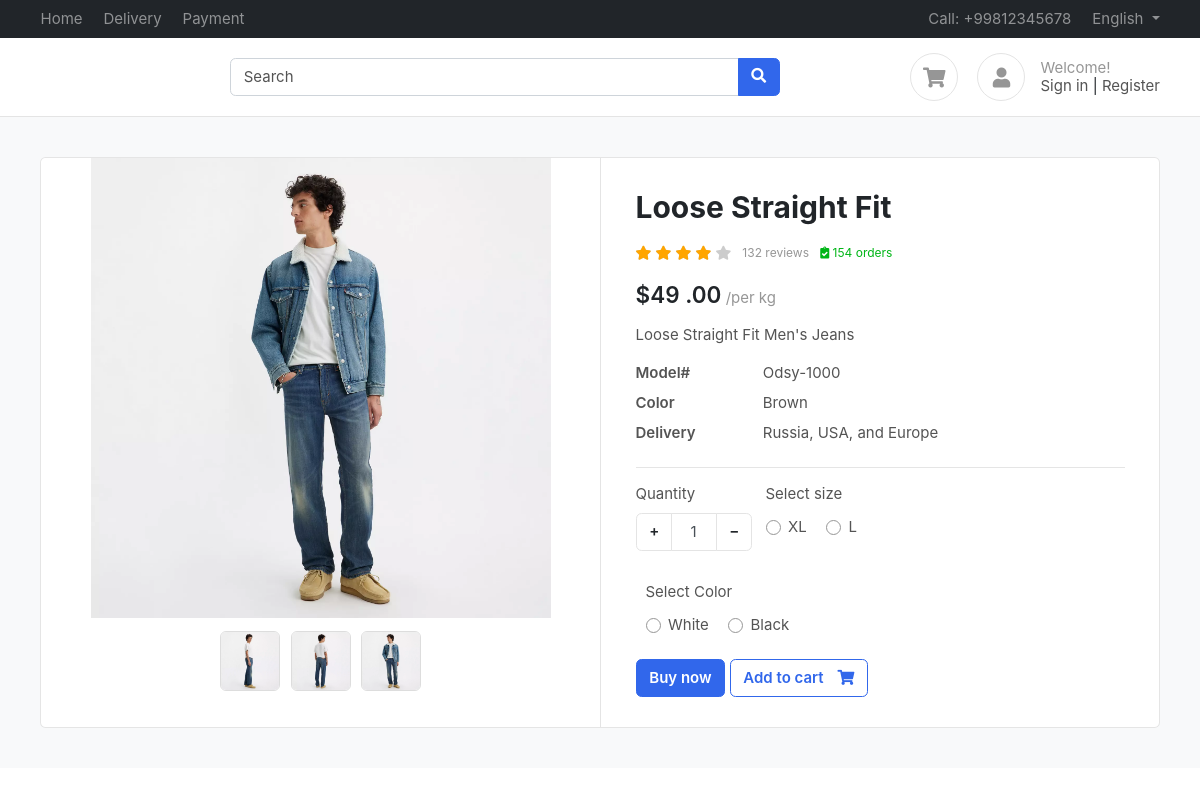
Page /product/loose-straight-fit/ on the committed database.
### products/models.py (models this page shows, shortened)
class Product(BaseModel):
    product_name = models.CharField(max_length=100)
    slug = models.SlugField(unique=True, blank=True, null=True)
    category = models.ForeignKey(Category, on_delete=models.CASCADE, related_name="products")
    price = models.IntegerField()
    product_description = models.TextField()
    color_variant = models.ManyToManyField(ColorVariant, blank=True)
    size_variant = models.ManyToManyField(SizeVariant, blank=True)

class ProductImage(BaseModel):
    product = models.ForeignKey(Product, on_delete=models.CASCADE, related_name="products")
    category_image = models.ImageField(upload_to="products")

class SizeVariant(BaseModel):
    size_name = models.CharField(max_length=100)
    price = models.IntegerField(default=0)

class ColorVariant(BaseModel):
    color_name = models.CharField(max_length=100)
    price = models.IntegerField(default=0)

### products/views.py (the view)
# urls.py: path('<slug>/', get_product, name='product'),
def get_product(request, slug):
    try:
        print("slug"+slug)
        product = Product.objects.get(slug=slug)
        context = {'product': product}
        if request.GET.get('size'):
            size = request.GET.get('size')
            price = product.get_product_price_by_size(size)
            context['selected_size'] = size
            context['updated_price'] = price
        if request.GET.get('color'):
            color = request.GET.get('color')
            price = product.get_product_price_by_color(color)
            context['selected_color'] = color
            context['updated_price'] = price
        return render(request, 'product/product.html', context=context)
    except Exception as e:
        print(e)

### templates/product/product.html (shortened to what this page needs)
{%  extends "base/base.html" %}
{% block start %}
<section class="section-content padding-y bg">
    <div class="container">
    <div class="card">
        <div class="row no-gutters">
            <aside class="col-md-6">
    <article class="gallery-wrap">
    <div class="img-big-wrap">
      <div> <a href="#"><img src="/media/{{product.products.first.category_image}}"></a></div>
    </div>
    <div class="thumbs-wrap">
      {% for image in product.products.all%}
      <a href="#" class="item-thumb"> <img src="/media/{{image.category_image}}"></a>
      {% endfor %}
    </div>
    </article>
            </aside>
            <main class="col-md-6 border-left">
    <article class="content-body">
    <h2 class="title">{{product.product_name}}</h2>
    <div class="rating-wrap my-3">
        <ul class="rating-stars">
            <li style="width:80%" class="stars-active">
                <i class="fa fa-star"></i> <i class="fa fa-star"></i>
                <i class="fa fa-star"></i> <i class="fa fa-star"></i>
            </li>
            <li>
                <i class="fa fa-star"></i> <i class="fa fa-star"></i>
                <i class="fa fa-star"></i> <i class="fa fa-star"></i>
                <i class="fa fa-star"></i>
            </li>
        </ul>
        <small class="label-rating text-muted">132 reviews</small>
        <small class="label-rating text-success"> <i class="fa fa-clipboard-check"></i> 154 orders </small>
    </div>
    <div class="mb-3">
        <var class="price h4">
          {% if updated_price %}
          {{updated_price}}
          {% else %}
          ${{product.price}}
          {% endif %}
        .00</var>
        <span class="text-muted">/per kg</span>
    </div>
    <p>{{product.product_description}}</p>
    <dl class="row">
      <dt class="col-sm-3">Model#</dt>
      <dd class="col-sm-9">Odsy-1000</dd>
      <dt class="col-sm-3">Color</dt>
      <dd class="col-sm-9">Brown</dd>
      <dt class="col-sm-3">Delivery</dt>
      <dd class="col-sm-9">Russia, USA, and Europe </dd>
    </dl>
    <hr>
        <div class="form-row">
            <div class="form-group col-md flex-grow-0">
                <label>Quantity</label>
                <div class="input-group mb-3 input-spinner">
                  <div class="input-group-prepend">
                    <button class="btn btn-light" type="button" id="button-plus"> + </button>
                  </div>
                  <input type="text" class="form-control" value="1">
                  <div class="input-group-append">
                    <button class="btn btn-light" type="button" id="button-minus"> − </button>
                  </div>
                </div>
            </div>
            {% if product.size_variant.all%}
            <div class="form-group col-md">
                    <label>Select size</label>
                    <div class="mt-1">
                      {% for size in product.size_variant.all%}
                        <label class="custom-control custom-radio custom-control-inline">
                          <div class="custom-control-label">{{size.size_name}}</div>
                        </label>
                        {% endfor %}
                    </div>
            </div>
            {% endif %}
      </div>
      {% if product.color_variant.all %}
      <div class="form-group col-md">
        <label>Select Color</label>
        <div class="mt-1">
          {% for color in product.color_variant.all %}
            <label class="custom-control custom-radio custom-control-inline">
              <div class="custom-control-label">{{color.color_name}}</div>
            </label>
          {% endfor %}
        </div>
        {% endif %}
        </div>
        <a href="#" class="btn  btn-primary"> Buy now </a>
        <a href="{% url 'add_to_cart' product.uid %}?variant={{selected_size}}" class="btn  btn-outline-primary">
        <span class="text">Add to cart</span> <i class="fas fa-shopping-cart"></i>  </a>
    </article>
            </main>
        </div>
    </div>
    </div>
    </section>
{% endblock %}

### public/static/css/ui.css (style rules this page uses)
html { font-family: 'Inter', sans-serif; font-size: 15px; }
.content-body { flex: 1 1 auto; padding: 2rem 2.3rem; }
.padding-y { padding-top: 40px; padding-bottom: 40px; }
var { font-style: normal; }
article:after, .form-group:after { display: block; clear: both; content: ""; }
.bg { background-color: #f8f9fa; }
.card .title { color: #212529; }
.btn-light { background-color: #fff; border-color: #e4e4e4; }
.btn .text + i { margin-left: 10px; }
dl[class="row"] { margin-bottom: 0; }
.price { font-weight: 600; color: #212529; }
.label-rating { margin-left: 7px; display: inline-block; vertical-align: middle; }
.rating-stars { display: inline-block; vertical-align: middle; list-style: none; margin: 0; padding: 0; position: relative; white-space: nowrap; clear: both; }
.rating-stars i { font-size: 14px; color: #ccc; display: inline; }
.rating-stars li { display: block; text-overflow: clip; white-space: nowrap; z-index: 1; }
.rating-stars li.stars-active { z-index: 2; position: absolute; top: 0; left: 0; overflow: hidden; }
.rating-stars li.stars-active i { color: orange; }
.input-spinner { width: 120px; flex-wrap: nowrap; display: inline-flex; }
.input-spinner input.form-control { text-align: center; max-width: 46px; flex-basis: 46px; border-color: #e4e4e4; flex-grow: 0; }
.input-spinner .btn { width: 36px; text-align: center; }
.gallery-wrap .img-big-wrap { margin-bottom: 10px; border-radius: 0.37rem; overflow: hidden; background-color: #fff; }
.gallery-wrap .img-big-wrap a { text-align: center; display: block; }
.gallery-wrap .img-big-wrap img { height: 460px; width: auto; display: inline-block; cursor: zoom-in; }
.gallery-wrap .thumbs-wrap { text-align: center; }
.gallery-wrap .thumbs-wrap .item-thumb { width: 60px; height: 60px; border: 1px solid #ddd; border-radius: 6px; margin: 3px; display: inline-block; overflow: hidden; }
.gallery-wrap .thumbs-wrap img { max-width: 100%; max-height: 100%; object-fit: cover; border-radius: 4px; cursor: zoom-in; }

### rows in the picture
Product: products.first.category_image (picture), product_name "Loose Straight Fit", price "49", product_description "Loose Straight Fit Men's Jeans"
ProductImage: category_image (picture)
ProductImage: category_image (picture)
ProductImage: category_image (picture)
SizeVariant: size_name "XL"
SizeVariant: size_name "L"
ColorVariant: color_name "White"
ColorVariant: color_name "Black"
